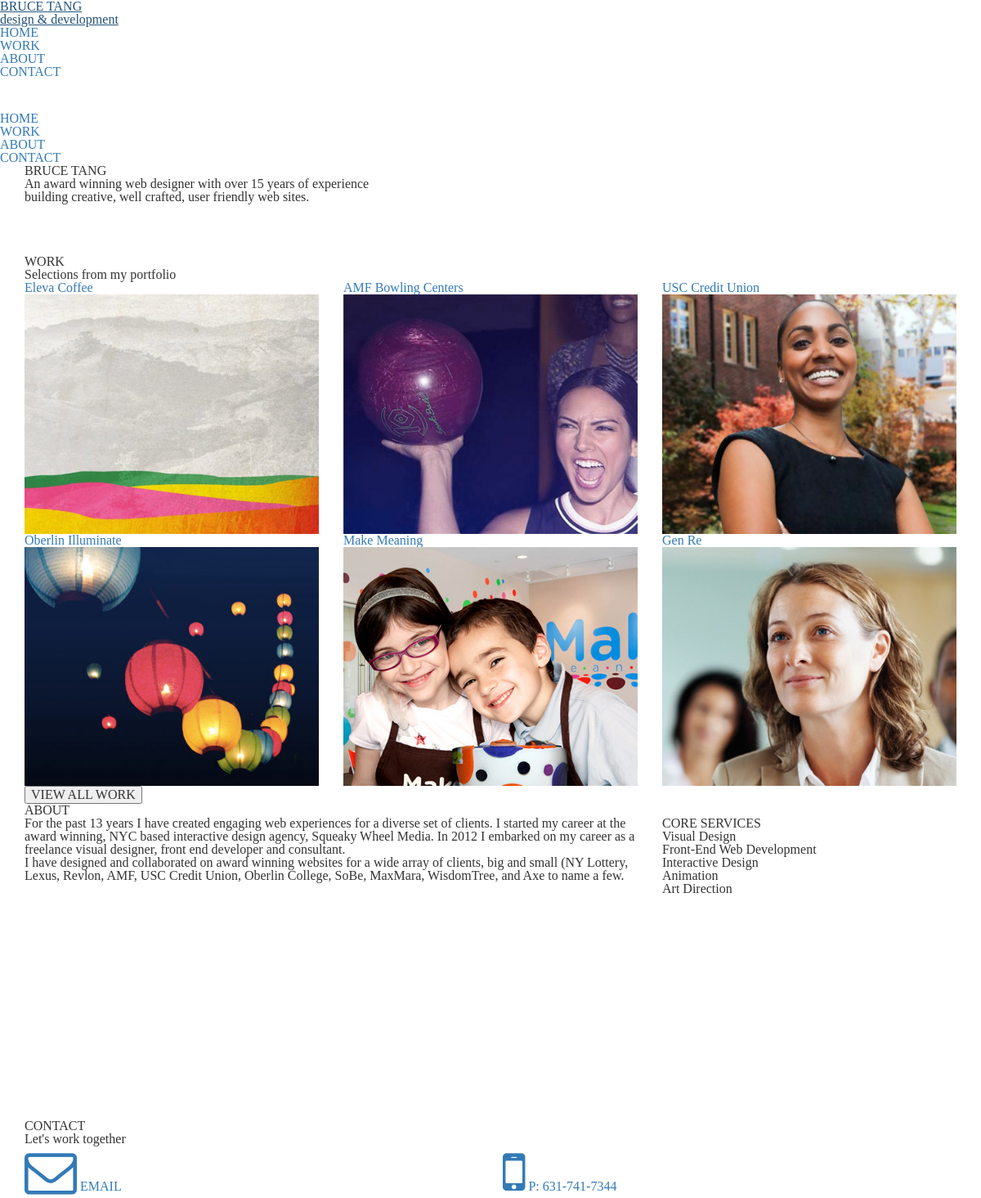
The page / on the database its author committed.
### tables this page shows
CREATE TABLE `work_table` (
  `ID` smallint(6) NOT NULL DEFAULT '0',
  `Href` varchar(100) DEFAULT NULL,
  `Title` varchar(100) DEFAULT NULL,
  `Alt` varchar(100) DEFAULT NULL,
  `Display_Name` varchar(100) DEFAULT NULL,
  `Img_Class` varchar(5) DEFAULT NULL,
  `Img_Path` varchar(100) DEFAULT NULL
);

### work-thumbnails.php (the view, shortened to what this page needs)
<?php
if($page=="home"){
    $maxWork = 5;
}
$dsn = 'mysql:host=localhost;dbname=work_db;charset=utf8mb4';
$user = 'brucetang';
$password = 'twixie78';
try {
    $dbh = new PDO($dsn, $user, $password, array(PDO::ATTR_ERRMODE => PDO::ERRMODE_EXCEPTION));
    try {
        $sth = $dbh->query("SELECT * FROM work_table");
        $row = array_reverse($sth->fetchAll(PDO::FETCH_ASSOC));
        $count = 0;
        foreach ($row as $key) {
            echo "<div class='col-md-4 col-sm-4'>";
                echo "<a href='work-detail.php?client={$key['Href']}' title='{$key['Title']}' alt='{$key['Alt']}'>";
                echo "<div class='wk-tn-text-cont'>";
                echo "<div class='wk-tn-text'>{$key['Display_Name']}</div>";
                echo "</div>";
                echo "<figure class='wk-img-ctr {$key['Img_Class']}'><img class='img-responsive' src='{$key['Img_Path']}' alt='{$key['Alt']}' /></figure>";
                echo "</a>";
            echo "</div>";
            if($page=="home"){
                if($count == $maxWork){
                  break;
                }
            }
            $count++;
        }
    } catch (PDOException $e) {
        log_error("Failed to run query", $e->getMessage(), $e->getCode(), array('exception' => $e));
    }
} catch (PDOException $e) {
    log_error("Failed to connect to database test", $e->getMessage(), $e->getCode(), array('exception' => $e));
}
?>

### index.php (shortened to what this page needs)
<?php $page = 'home'; ?>
<!DOCTYPE html>
<html lang="en">
    <head>
        <link href="css/bootstrap.min.css" rel="stylesheet">
        <link rel="stylesheet" href="https://maxcdn.bootstrapcdn.com/font-awesome/4.4.0/css/font-awesome.min.css">
        <link rel="stylesheet" type="text/css" href="css/normalize.css">
        <link rel="stylesheet" type="text/css" href="css/reset.css">
        <link rel="stylesheet/less" type="text/css" href="css/stylesheet.less">
        <link rel="stylesheet" href="https://ajax.googleapis.com/ajax/libs/jqueryui/1.11.4/themes/smoothness/jquery-ui.css">
    </head>
    <body>
        <?php include("header.php"); ?>
        <section class="main-section" id="intro">
            <div class="container">
                <h1>BRUCE <span class='secondary-text-color'>TANG</span></h1>
                <h4>An award winning web designer with over 15 years of experience <br>building creative, well crafted, user friendly web sites.</h4>
                <a href="#work">
                <div id="home-down-arrow">
                <svg height="60" width="120">
                    <g stroke="white" stroke-width="1">
                      <line x1="0" y1="0" x2="60" y2="60"/>
                      <line x1="60" y1="60" x2="120" y2="0"/>
                    </g>
                </svg>
                </div>
                </a>
            </div>
        </section>
        <section class="main-section" id="work">
            <div class="container">
                <h1>WORK</h1>
                <h4>Selections from my portfolio</h4>
                <div class="row no-gutter" id="work-tns">
                    <?php include("work-thumbnails.php"); ?>
                </div>
                <form action="work.php"><button class="more-work-btn" type="submit">VIEW ALL WORK</button></form>
            </div>
        </section>
        <section class="main-section" id="about">
            <div class="container">
                <h1>ABOUT</h1>
                <div class = "row">
                    <div class="col-sm-8">
                      <p>For the past 13 years I have created engaging web experiences for a diverse set of clients. I started my career at the award winning, NYC based interactive design agency, Squeaky Wheel Media. In 2012 I embarked on my career as a freelance visual designer, front end developer and consultant.</p>
                      <p>I have designed and collaborated on award winning websites for a wide array of clients, big and small (NY Lottery, Lexus, Revlon, AMF, USC Credit Union, Oberlin College, SoBe, MaxMara, WisdomTree, and Axe to name a few.</p>
                      <ul id="about-awards">
                        <li><img src="img/awards-webby.png"/></li>
                        <li><img src="img/awards-w3.png"/></li>
                        <li><img src="img/awards-oneshow.png"/></li>
                        <li><img src="img/awards-pixel.png"/></li>
                        <li><img src="img/awards-communicator.png"/></li>
                      </ul>
                    </div>
                    <div class="col-sm-4" id="test">
                      <h2>CORE SERVICES</h2>
                      <ul>
                        <li>Visual Design</li>
                        <li>Front-End Web Development</li>
                        <li>Interactive Design</li>
                        <li>Animation</li>
                        <li>Art Direction</li>
                      </ul>
                    </div>
                </div>
            </div>
        </section>
        <section class="main-section" id="contact">
            <div class="container">
                <h1>CONTACT</h1>
                <h4>Let's work together </h4>
                <div class="row">
                    <div class="col-md-6 col-sm-6">
                        <div class="contact-link">
                            <a id="email-link" href="mailto:bruce@brucetangdesign.com" title="email" alt="email"><span class="fa fa-envelope-o fa-4x"></span>  EMAIL</a>
                        </div>
                    </div>
                    <div class=" col-md-6 col-sm-6">
                        <div class="contact-link">
                            <a id="phone-link" href="tel:631-741-7344" title="phone" alt="phone"><span class="fa fa-mobile fa-4x"></span>  P: 631-741-7344</a>
                        </div>
                    </div>
                </div>
            </div>
        </section>
      </body>
</html>

### header.php (shortened to what this page needs)
<?php
$root = "";
?>
<section id="header">
    <section id="logo">
        <?php
            echo "<a id='logo-link' href='".$root."#intro' title='intro'>";
        ?>
            <div id="logo-main-text">BRUCE <span class="secondary-text-color">TANG</span></div>
            <div id="logo-tagline">design & development</div>
        </a>
    </section>
    <nav class="nav">
        <ul>
            <?php
                echo "<li><a href='".$root."#intro'>HOME</a></li>";
                if($page == "home"){
                    echo "<li><a href='".$root."#work'>WORK</a></li>";
                }
                else if($page=="work"){
                    echo "<li><a href='work.php'>WORK</a></li>";
                }
                echo "<li><a href='".$root."#about'>ABOUT</a></li>";
                echo "<li><a href='".$root."#contact'>CONTACT</a></li>";
            ?>
        </ul>
    </nav>
    <div id="mobile-nav-icon">
        <div id="hamburger-icon">
            <svg height="15" width="20">
                <g stroke="white" stroke-width="3">
                    <line id="ham-l1" x1="0" y1="1.5" x2="20.5" y2="1.5"/>
                    <line id="ham-l2" x1="0" y1="7.5" x2="20.5" y2="7.5"/>
                    <line id="ham-l3" x1="0" y1="13.5" x2="20.5" y2="13.5"/>
                </g>
            </svg>
        </div>
        <div id="close-icon">
            <svg id="close-svg" height="20" width="20">
                <g stroke="white" stroke-width="2">
                    <line id="close-l1" x1="0" y1="0" x2="20" y2="20"/>
                    <line id="close-l2" x1="0" y1="20" x2="20" y2="0"/>
                </g>
            </svg>
        </div>
    </div>
</section>
<nav class="nav-mobile">
    <ul>
        <?php
            echo "<li><a href='".$root."#intro'>HOME</a></li>";
            if($page == "home"){
                echo "<li><a href='".$root."#work'>WORK</a></li>";
            }
            else if($page=="work"){
                echo "<li><a href='work.php'>WORK</a></li>";
            }
            echo "<li><a href='".$root."#about'>ABOUT</a></li>";
            echo "<li><a href='".$root."#contact'>CONTACT</a></li>";
        ?>
    </ul>
</nav>

### rows shown on the page
work_table: Display_Name "Eleva Coffee", Img_Path (picture)
work_table: Display_Name "AMF Bowling Centers", Img_Path (picture)
work_table: Display_Name "USC Credit Union", Img_Path (picture)
work_table: Display_Name "Oberlin Illuminate", Img_Path (picture)
work_table: Display_Name "Make Meaning", Img_Path (picture)
work_table: Display_Name "Gen Re", Img_Path (picture)
